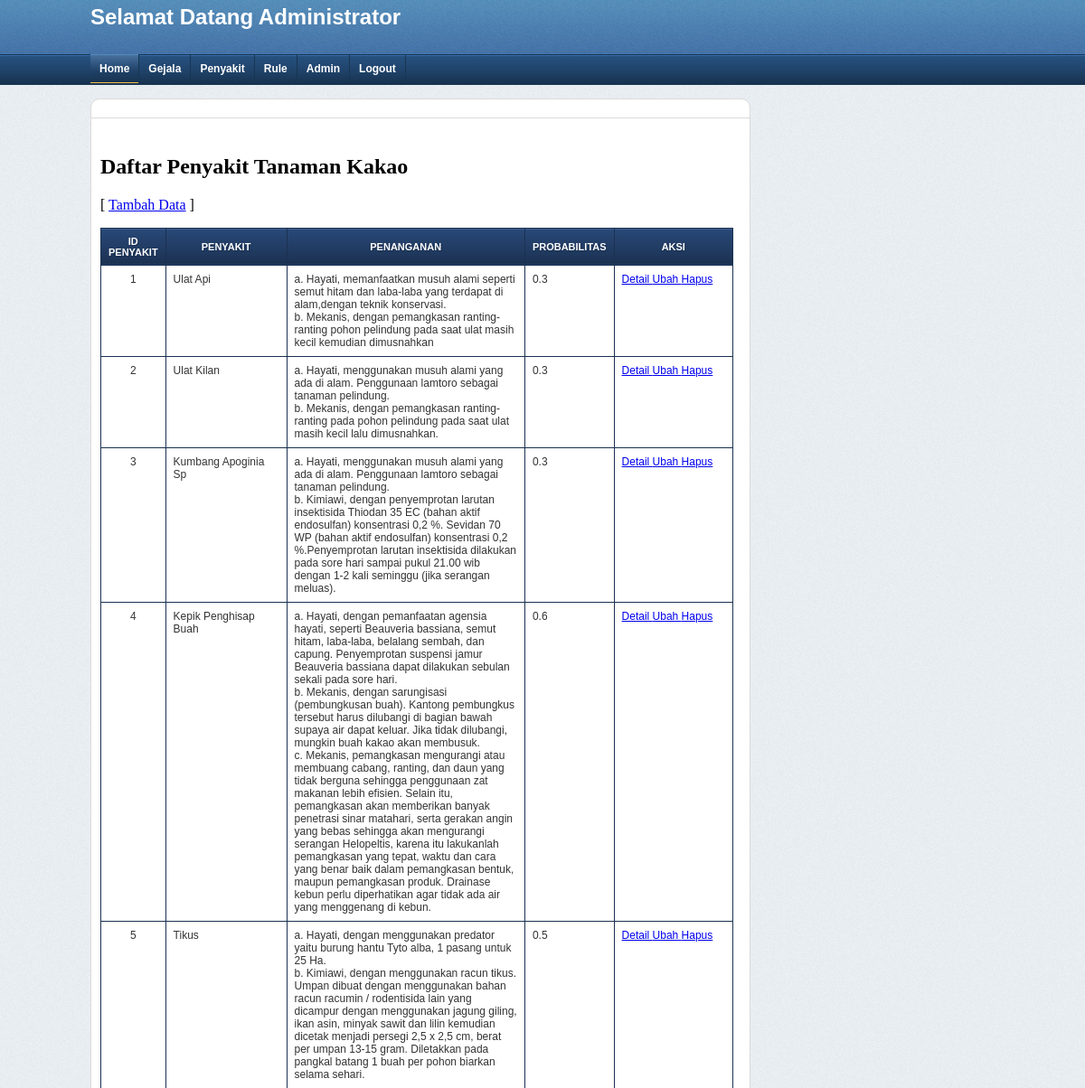
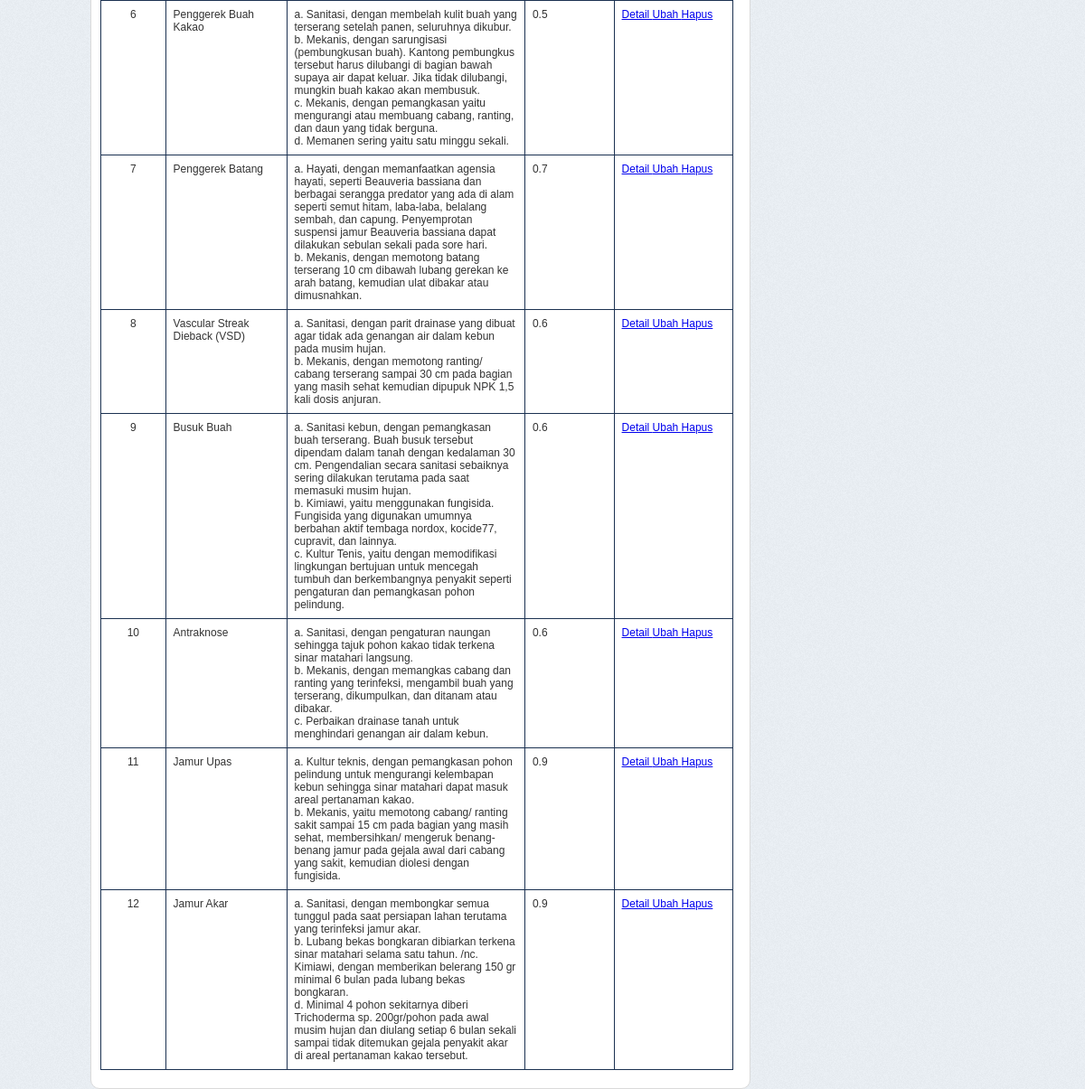
Screenshot of /admin/index.php?page=tampil_penyakit (signed in) with the database file from the repository (2 pictures, top to bottom).
### tables this page shows
CREATE TABLE `penyakit` (
  `idPenyakit` int(11) NOT NULL,
  `Penyakit` varchar(500) NOT NULL,
  `Penanganan` text NOT NULL,
  `Probabilitas_penyakit` double NOT NULL
);

### admin/tampil_penyakit.php (the view, shortened to what this page needs)
<h2>Daftar Penyakit Tanaman Kakao</h2>
<p>[ <a href="index.php?page=tambah_penyakit">Tambah Data</a> ] </p>
<table width="700px" border="1">
   <tr style="background:#ccc">
      <th width="10%">ID Penyakit</th>
      <th width="20%">Penyakit</th>
      <th width="40%">Penanganan</th>
      <th width="10%">Probabilitas</th>
      <th width="20%">Aksi</th>
   </tr>
   <?php
   $sql   = "SELECT * FROM Penyakit";
   $hasil = mysql_query($sql) or exit("Error query: <b>".$sql."</b>.");
   while($data = mysql_fetch_assoc($hasil)){
   ?>
      <tr>
         <td align="center"><?php echo $data['idPenyakit']; ?></td>
         <td><?php echo $data['Penyakit']; ?></td>
         <td><?php echo $data['Penanganan']; ?></td>
         <td><?php echo $data['Probabilitas_penyakit']; ?></td>
         <td>
            <a href="index.php?page=detail_penyakit&id=<?php echo $data['idPenyakit']; ?>">
               Detail
            </a>
            <a href="index.php?page=edit_penyakit&id=<?php echo $data['idPenyakit']; ?>">
               Ubah
            </a>
            <a href="index.php?page=hapus_penyakit&id=<?php echo $data['idPenyakit']; ?>"
               onClick="return cekHapus();">
               Hapus
            </a>
         </td>
      </tr>
   <?php
   }
   ?>
</table>

### admin/asset/css/style.css (style rules this page uses)
body { padding:0px; margin:0px; text-decoration:none; background-image: url(../images/bg_body.png); background-repeat: repeat; }
#dua_ab table { border-width: 1px; border-style: solid; border-color: #999999; border-collapse: collapse; margin-top: 5px; margin-right: 0px; margin-bottom: 10px; margin-left: 0px; }
#dua_ab th { color: #FFFFFF; font-size: 11px; text-transform: uppercase; text-align: center; padding: 8px; border-width: 1px; border-style: solid; border-collapse: collapse; border: 1px solid #1b3151; box-shadow:#3f5e8b 0 1px 0 inset; text-shadow:#1b3151 1px 1px 1px; font-family: Arial; background-image: -webkit-gradient(linear, 0% 0%, 0% 100%, from(#294979), to(#1b3151)); background-image: -webkit-linear-gradient(top, #294979, #1b3151); background-image: -moz-linear-gradient(top, #294979, #1b3151); background-image: -ms-linear-gradient(top, #294979, #1b3151); background-image: -o-linear-gradient(top, #294979, #1b3151); }
#dua_ab td { padding: 8px; vertical-align: top; border-width: 1px; border-style: solid; border-color: #1b3151; border-collapse: collapse; font-family: Arial; font-size: 12px; color: #333; }

### rows the page displays
penyakit: idPenyakit "1", Penyakit "Ulat Api", Penanganan "a. Hayati, memanfaatkan musuh alami seperti semut hitam dan laba-laba yang terdapat di alam,dengan teknik konservasi. b. Mekanis, dengan pemangkasan ranting-ranting pohon pelindung pada saat ulat masih kecil kemudian dimusnahkan", Probabilitas_penyakit "0.3"
penyakit: idPenyakit "2", Penyakit "Ulat Kilan", Penanganan "a. Hayati, menggunakan musuh alami yang ada di alam. Penggunaan lamtoro sebagai tanaman pelindung. b. Mekanis, dengan pemangkasan ranting-ranting pada pohon pelindung pada saat ulat masih kecil lalu dimusnahkan.", Probabilitas_penyakit "0.3"
penyakit: idPenyakit "3", Penyakit "Kumbang Apoginia Sp", Penanganan "a. Hayati, menggunakan musuh alami yang ada di alam. Penggunaan lamtoro sebagai tanaman pelindung. b. Kimiawi, dengan penyemprotan larutan insektisida Thiodan 35 EC (bahan aktif endosulfan) konsentrasi 0,2 %. Sevidan 70 WP (bahan aktif endosulfan) konsentrasi 0,2 %.Penyemprotan larutan insektisida dilakukan pada sore hari sampai pukul 21.00 wib dengan 1-2 kali seminggu (jika serangan meluas).", Probabilitas_penyakit "0.3"
penyakit: idPenyakit "4", Penyakit "Kepik Penghisap Buah", Penanganan "a. Hayati, dengan pemanfaatan agensia hayati, seperti Beauveria bassiana, semut hitam, laba-laba, belalang sembah, dan capung. Penyemprotan suspensi jamur Beauveria bassiana dapat dilakukan sebulan sekali pada sore hari. b. Mekanis, dengan sarungisasi (pembungkusan buah). Kantong pembungkus tersebut harus dilubangi di bagian bawah supaya air dapat keluar. Jika tidak dilubangi, mungkin buah kakao akan membusuk. c. Mekanis, pemangkasan mengurangi atau membuang cabang, ranting, dan daun yang tidak berguna sehingga penggunaan zat makanan lebih efisien. Selain itu, pemangkasan akan memberikan banyak penetrasi sinar matahari, serta gerakan angin yang bebas sehingga akan mengurangi serangan…", Probabilitas_penyakit "0.6"
penyakit: idPenyakit "5", Penyakit "Tikus", Penanganan "a. Hayati, dengan menggunakan predator yaitu burung hantu Tyto alba, 1 pasang untuk 25 Ha. b. Kimiawi, dengan menggunakan racun tikus. Umpan dibuat dengan menggunakan bahan racun racumin / rodentisida lain yang dicampur dengan menggunakan jagung giling, ikan asin, minyak sawit dan lilin kemudian dicetak menjadi persegi 2,5 x 2,5 cm, berat per umpan 13-15 gram. Diletakkan pada pangkal batang 1 buah per pohon biarkan selama sehari.", Probabilitas_penyakit "0.5"
penyakit: idPenyakit "6", Penyakit "Penggerek Buah Kakao", Penanganan "a. Sanitasi, dengan membelah kulit buah yang terserang setelah panen, seluruhnya dikubur. b. Mekanis, dengan sarungisasi (pembungkusan buah). Kantong pembungkus tersebut harus dilubangi di bagian bawah supaya air dapat keluar. Jika tidak dilubangi, mungkin buah kakao akan membusuk. c. Mekanis, dengan pemangkasan yaitu mengurangi atau membuang cabang, ranting, dan daun yang tidak berguna. d. Memanen sering yaitu satu minggu sekali.", Probabilitas_penyakit "0.5"
penyakit: idPenyakit "7", Penyakit "Penggerek Batang", Penanganan "a. Hayati, dengan memanfaatkan agensia hayati, seperti Beauveria bassiana dan berbagai serangga predator yang ada di alam seperti semut hitam, laba-laba, belalang sembah, dan capung. Penyemprotan suspensi jamur Beauveria bassiana dapat dilakukan sebulan sekali pada sore hari. b. Mekanis, dengan memotong batang terserang 10 cm dibawah lubang gerekan ke arah batang, kemudian ulat dibakar atau dimusnahkan.", Probabilitas_penyakit "0.7"
penyakit: idPenyakit "8", Penyakit "Vascular Streak Dieback (VSD)", Penanganan "a. Sanitasi, dengan parit drainase yang dibuat agar tidak ada genangan air dalam kebun pada musim hujan. b. Mekanis, dengan memotong ranting/ cabang terserang sampai 30 cm pada bagian yang masih sehat kemudian dipupuk NPK 1,5 kali dosis anjuran.", Probabilitas_penyakit "0.6"
penyakit: idPenyakit "9", Penyakit "Busuk Buah", Penanganan "a. Sanitasi kebun, dengan pemangkasan buah terserang. Buah busuk tersebut dipendam dalam tanah dengan kedalaman 30 cm. Pengendalian secara sanitasi sebaiknya sering dilakukan terutama pada saat memasuki musim hujan. b. Kimiawi, yaitu menggunakan fungisida. Fungisida yang digunakan umumnya berbahan aktif tembaga nordox, kocide77, cupravit, dan lainnya. c. Kultur Tenis, yaitu dengan memodifikasi lingkungan bertujuan untuk mencegah tumbuh dan berkembangnya penyakit seperti pengaturan dan pemangkasan pohon pelindung.", Probabilitas_penyakit "0.6"
penyakit: idPenyakit "10", Penyakit "Antraknose", Penanganan "a. Sanitasi, dengan pengaturan naungan sehingga tajuk pohon kakao tidak terkena sinar matahari langsung. b. Mekanis, dengan memangkas cabang dan ranting yang terinfeksi, mengambil buah yang terserang, dikumpulkan, dan ditanam atau dibakar. c. Perbaikan drainase tanah untuk menghindari genangan air dalam kebun.", Probabilitas_penyakit "0.6"
penyakit: idPenyakit "11", Penyakit "Jamur Upas", Penanganan "a. Kultur teknis, dengan pemangkasan pohon pelindung untuk mengurangi kelembapan kebun sehingga sinar matahari dapat masuk areal pertanaman kakao. b. Mekanis, yaitu memotong cabang/ ranting sakit sampai 15 cm pada bagian yang masih sehat, membersihkan/ mengeruk benang-benang jamur pada gejala awal dari cabang yang sakit, kemudian diolesi dengan fungisida.", Probabilitas_penyakit "0.9"
penyakit: idPenyakit "12", Penyakit "Jamur Akar", Penanganan "a. Sanitasi, dengan membongkar semua tunggul pada saat persiapan lahan terutama yang terinfeksi jamur akar. b. Lubang bekas bongkaran dibiarkan terkena sinar matahari selama satu tahun. /nc. Kimiawi, dengan memberikan belerang 150 gr minimal 6 bulan pada lubang bekas bongkaran. d. Minimal 4 pohon sekitarnya diberi Trichoderma sp. 200gr/pohon pada awal musim hujan dan diulang setiap 6 bulan sekali sampai tidak ditemukan gejala penyakit akar di areal pertanaman kakao tersebut.", Probabilitas_penyakit "0.9"
